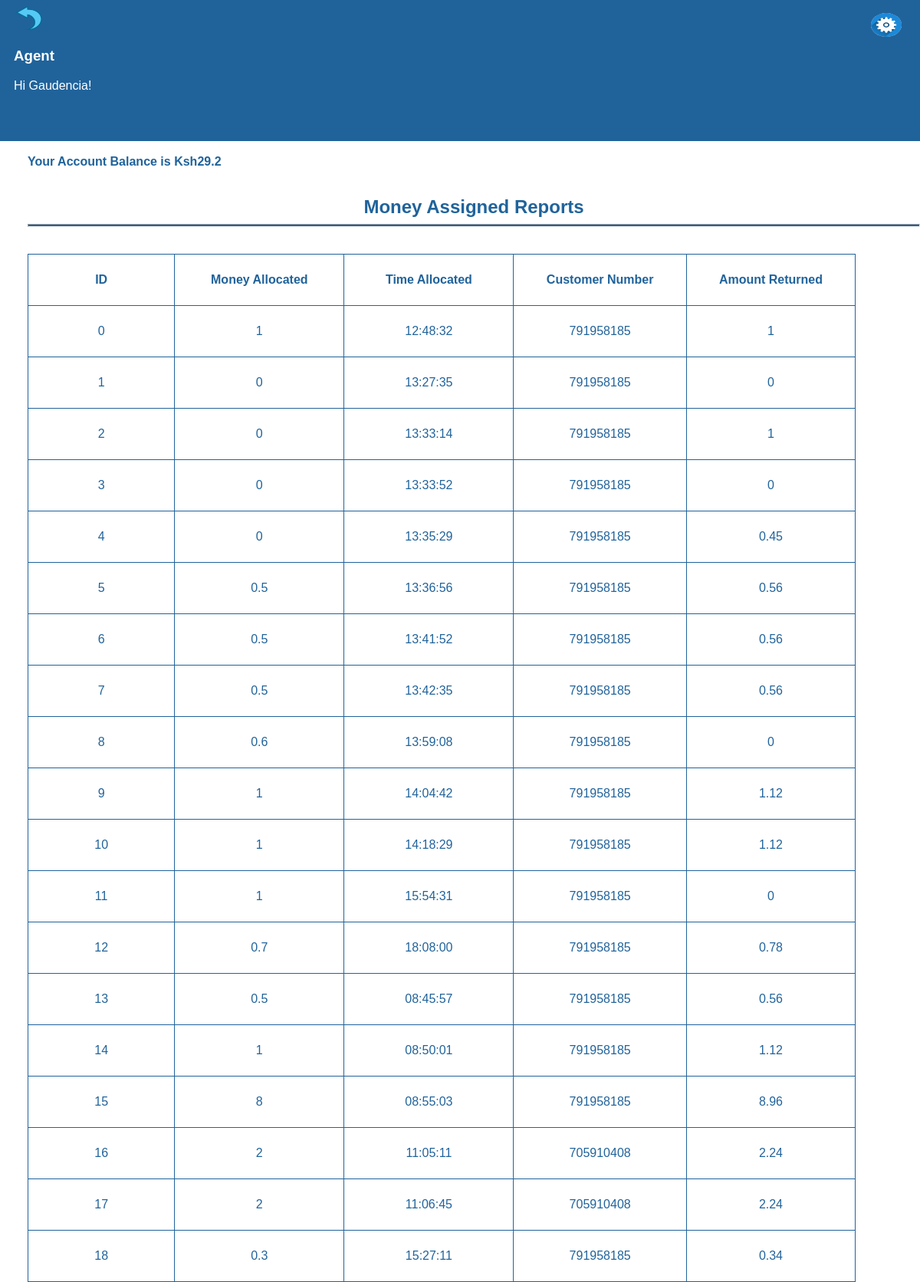
Page /Agent_Dashboard/customermoney.php (signed in) on the committed database.
### tables this page shows
CREATE TABLE `agent_reg` (
  `id` int(7) NOT NULL,
  `username` varchar(30) NOT NULL,
  `email` varchar(30) NOT NULL,
  `phonenumber` int(12) NOT NULL,
  `ID_Number` int(8) NOT NULL,
  `password` varchar(15) NOT NULL,
  `confirmpassword` varchar(15) NOT NULL,
  `account_number` int(8) NOT NULL
);

CREATE TABLE `customer_money` (
  `id` int(7) NOT NULL,
  `customer_number` int(11) NOT NULL DEFAULT 0,
  `amount_lent` float NOT NULL,
  `unique_code` varchar(8) NOT NULL,
  `expected_interest` float NOT NULL,
  `total_amount` float NOT NULL,
  `agent_id` int(11) NOT NULL DEFAULT 0,
  `time_allocated` varchar(30) NOT NULL
);

### Agent_Dashboard/customermoney.php (the view, shortened to what this page needs)
<?php
Require '../Functions/connect.php';
if (isset($_SESSION['user'])){
$var_session=$_SESSION["user"];
$user_query = mysqli_query($conn,"select * from agent_reg where email='$var_session'");
$user_data = mysqli_fetch_assoc($user_query);
$query = "SELECT lent_amount FROM lender_transactions WHERE agent_account_number=?";
$statement = $conn->prepare($query);
$statement->bind_param("s", $user_data["account_number"]);
$statement->execute();
$result = $statement->get_result();
$numbers = [];
while ($row = $result->fetch_assoc()) {
    $numbers[] = $row['lent_amount'];
}
$accumulatedTotal = array_sum($numbers);
$id=$user_data['id'];
?>
<!DOCTYPE html>
<html lang="en">
<head>
    <link rel="stylesheet" href="../css/index.css">
    <link rel="stylesheet" href="../css/customermoney.css">
    <link rel="stylesheet" href="../css/table.css">
</head>
<body>
    <nav>
    <div class="back">
    <a href="./index.php"><img src="../Images/back.png" alt="back" height="31px" width="40px"></a>
    </div>
<div class="details">
<h3>Agent</h3>
<p>Hi <?php echo $user_data['username']; ?>!</p>
</div>
<div class="settings">
  <a href="settings.php"><img src="../Images/settings.png" alt="back" height="31px" width="40px"></a>
</div>
</nav>
<br>
<h4>Your Account Balance is <?php echo "Ksh". $accumulatedTotal; ?></h4>
 <div class="table" style="margin-top:3%;";>
 <h2>Money Assigned Reports</h2><hr>
    <table>
        <thead class="head">
                <td>ID</td>
                <td>Money Allocated </td>
                <td>Time Allocated</td>
                <td>Customer Number</td>
                <td>Amount Returned</td>
        </thead>
        <tbody>
        <?php
    $id_count = 0;
    $stmt = $conn->prepare("SELECT * from customer_money where agent_id='$id'");
    $stmt->execute();
    $result = $stmt->get_result();
    while ($row = $result->fetch_assoc()) {
      ?>
            <tr>
                <td><?php echo $id_count; ?></td>
                <td><?php echo $row['amount_lent']; ?></td>
                <td><?php echo $row['time_allocated']; ?></td>
                <td><?php echo $row['customer_number']; ?></td>
                <td><?php echo $row['total_amount']; ?></td>
            </tr>
            <?php $id_count = $id_count + 1 ;} ?>
        </tbody>
    </table>
 </div>
</body>
</html>
<?php
    }
    else {
        echo "<script>
                location.replace('../agentlogin.php');
            </script>";
    }
 ?>

### css/index.css (style rules this page uses)
body, html { font-family: Verdana, Geneva, Tahoma, sans-serif; margin: 0; }
nav { background-color: #20639B; color: white; height: 23vh; }
.back { margin-left: 1.5%; }
.back img { margin-top: 0.7%; }
.back a { text-decoration: none; color: white; cursor: pointer; }
.details h3 { margin-left: 1.5%; }
.details p { margin-left: 1.5%; }
.settings { position: absolute; right: 2%; top: 1%; }
.settings a { color: white; text-decoration: none; }
h4 { color: #20639B; margin-left: 3%; margin-top: 0; }
.settings img { border-radius: 50%; }

### css/customermoney.css (style rules this page uses)
::placeholder { color: #20639B; padding: 3%; }
.table h2 { text-align: center; color: #20639B; margin-bottom: 0; }
hr { margin-bottom: 3%; background-color: #20639B; height: 0.2vh; }

### css/table.css (style rules this page uses)
.table { margin-left: 3%; }
table { border-collapse: collapse; }
table, th, td { width: 33vw; border: 1px solid #20639B; text-align: center; height: 8vh; color: #20639B; }
table, th { width: 90vw; }
.head { font-weight: bold; color: #20639B; }

### rows in the picture
agent_reg: username "Gaudencia"
customer_money: amount_lent "1", time_allocated "12:48:32", customer_number "791958185", total_amount "1"
customer_money: amount_lent "0", time_allocated "13:27:35", customer_number "791958185", total_amount "0"
customer_money: amount_lent "0", time_allocated "13:33:14", customer_number "791958185", total_amount "1"
customer_money: amount_lent "0", time_allocated "13:33:52", customer_number "791958185", total_amount "0"
customer_money: amount_lent "0", time_allocated "13:35:29", customer_number "791958185", total_amount "0.45"
customer_money: amount_lent "0.5", time_allocated "13:36:56", customer_number "791958185", total_amount "0.56"
customer_money: amount_lent "0.5", time_allocated "13:41:52", customer_number "791958185", total_amount "0.56"
customer_money: amount_lent "0.5", time_allocated "13:42:35", customer_number "791958185", total_amount "0.56"
customer_money: amount_lent "0.6", time_allocated "13:59:08", customer_number "791958185", total_amount "0"
customer_money: amount_lent "1", time_allocated "14:04:42", customer_number "791958185", total_amount "1.12"
customer_money: amount_lent "1", time_allocated "14:18:29", customer_number "791958185", total_amount "1.12"
customer_money: amount_lent "1", time_allocated "15:54:31", customer_number "791958185", total_amount "0"
customer_money: amount_lent "0.7", time_allocated "18:08:00", customer_number "791958185", total_amount "0.78"
customer_money: amount_lent "0.5", time_allocated "08:45:57", customer_number "791958185", total_amount "0.56"
customer_money: amount_lent "1", time_allocated "08:50:01", customer_number "791958185", total_amount "1.12"
customer_money: amount_lent "8", time_allocated "08:55:03", customer_number "791958185", total_amount "8.96"
customer_money: amount_lent "2", time_allocated "11:05:11", customer_number "705910408", total_amount "2.24"
customer_money: amount_lent "2", time_allocated "11:06:45", customer_number "705910408", total_amount "2.24"
customer_money: amount_lent "0.3", time_allocated "15:27:11", customer_number "791958185", total_amount "0.34"

### other values in the picture
$accumulatedTotal "29.2"
